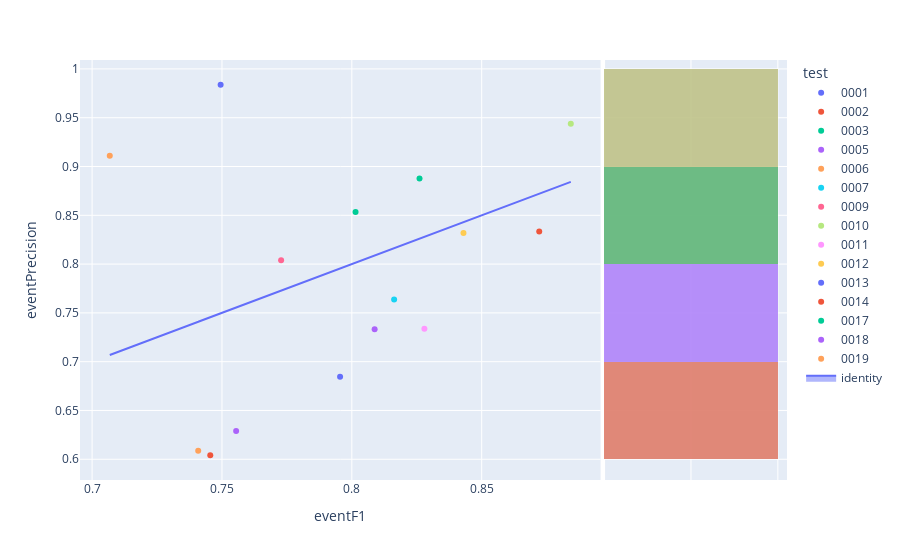

Notebook code for this chart:
### Code cell
fig=px.scatter(experimentModels_N2,x='eventF1',y='eventPrecision',color='test',hover_name='modelId', marginal_y="histogram")
fig.add_trace(
    go.Scatter(x=experimentModels_N2['eventF1'], y=experimentModels_N2['eventF1'], name="identity", mode='lines',fill="toself")
)
fig.show()

### Figure 1 — Plotly figure (JSON) as saved in the notebook; plotly's stock layout.template omitted (floating-point values rounded to 4 significant figures)
{"data": [{"hovertemplate": "<b>%{hovertext}</b><br><br>test=0001<br>eventF1=%{x}<br>eventPrecision=%{y}<extra></extra>", "hovertext": ["bf748cb3-0db0-4e08-b725-3f4b82679017"], "legendgroup": "0001", "marker": {"color": "#636efa", "symbol": "circle"}, "mode": "markers", "name": "0001", "orientation": "v", "showlegend": true, "type": "scatter", "x": [0.7495], "xaxis": "x", "y": [0.9838], "yaxis": "y"}, {"alignmentgroup": "True", "bingroup": "y", "hovertemplate": "test=0001<br>eventPrecision=%{y}<br>count=%{x}<extra></extra>", "legendgroup": "0001", "marker": {"color": "#636efa"}, "name": "0001", "offsetgroup": "0001", "opacity": 0.5, "showlegend": false, "type": "histogram", "xaxis": "x2", "y": [0.9838], "yaxis": "y2"}, {"hovertemplate": "<b>%{hovertext}</b><br><br>test=0002<br>eventF1=%{x}<br>eventPrecision=%{y}<extra></extra>", "hovertext": ["57897053-2189-42d0-8c44-90c32b067094"], "legendgroup": "0002", "marker": {"color": "#EF553B", "symbol": "circle"}, "mode": "markers", "name": "0002", "orientation": "v", "showlegend": true, "type": "scatter", "x": [0.8722], "xaxis": "x", "y": [0.8334], "yaxis": "y"}, {"alignmentgroup": "True", "bingroup": "y", "hovertemplate": "test=0002<br>eventPrecision=%{y}<br>count=%{x}<extra></extra>", "legendgroup": "0002", "marker": {"color": "#EF553B"}, "name": "0002", "offsetgroup": "0002", "opacity": 0.5, "showlegend": false, "type": "histogram", "xaxis": "x2", "y": [0.8334], "yaxis": "y2"}, {"hovertemplate": "<b>%{hovertext}</b><br><br>test=0003<br>eventF1=%{x}<br>eventPrecision=%{y}<extra></extra>", "hovertext": ["d9715543-4141-4773-83d3-da2830e98685"], "legendgroup": "0003", "marker": {"color": "#00cc96", "symbol": "circle"}, "mode": "markers", "name": "0003", "orientation": "v", "showlegend": true, "type": "scatter", "x": [0.8014], "xaxis": "x", "y": [0.8533], "yaxis": "y"}, {"alignmentgroup": "True", "bingroup": "y", "hovertemplate": "test=0003<br>eventPrecision=%{y}<br>count=%{x}<extra></extra>", "legendgroup": "0003", "marker": {"color": "#00cc96"}, "name": "0003", "offsetgroup": "0003", "opacity": 0.5, "showlegend": false, "type": "histogram", "xaxis": "x2", "y": [0.8533], "yaxis": "y2"}, {"hovertemplate": "<b>%{hovertext}</b><br><br>test=0005<br>eventF1=%{x}<br>eventPrecision=%{y}<extra></extra>", "hovertext": ["dadf35ae-1f3a-43da-8303-5fff33a435c4"], "legendgroup": "0005", "marker": {"color": "#ab63fa", "symbol": "circle"}, "mode": "markers", "name": "0005", "orientation": "v", "showlegend": true, "type": "scatter", "x": [0.7555], "xaxis": "x", "y": [0.629], "yaxis": "y"}, {"alignmentgroup": "True", "bingroup": "y", "hovertemplate": "test=0005<br>eventPrecision=%{y}<br>count=%{x}<extra></extra>", "legendgroup": "0005", "marker": {"color": "#ab63fa"}, "name": "0005", "offsetgroup": "0005", "opacity": 0.5, "showlegend": false, "type": "histogram", "xaxis": "x2", "y": [0.629], "yaxis": "y2"}, {"hovertemplate": "<b>%{hovertext}</b><br><br>test=0006<br>eventF1=%{x}<br>eventPrecision=%{y}<extra></extra>", "hovertext": ["255a0333-5bc4-45dc-aee7-89f4718866a7"], "legendgroup": "0006", "marker": {"color": "#FFA15A", "symbol": "circle"}, "mode": "markers", "name": "0006", "orientation": "v", "showlegend": true, "type": "scatter", "x": [0.7068], "xaxis": "x", "y": [0.911], "yaxis": "y"}, {"alignmentgroup": "True", "bingroup": "y", "hovertemplate": "test=0006<br>eventPrecision=%{y}<br>count=%{x}<extra></extra>", "legendgroup": "0006", "marker": {"color": "#FFA15A"}, "name": "0006", "offsetgroup": "0006", "opacity": 0.5, "showlegend": false, "type": "histogram", "xaxis": "x2", "y": [0.911], "yaxis": "y2"}, {"hovertemplate": "<b>%{hovertext}</b><br><br>test=0007<br>eventF1=%{x}<br>eventPrecision=%{y}<extra></extra>", "hovertext": ["a636bcf2-756a-4080-bb6e-a1f4cd400f46"], "legendgroup": "0007", "marker": {"color": "#19d3f3", "symbol": "circle"}, "mode": "markers", "name": "0007", "orientation": "v", "showlegend": true, "type": "scatter", "x": [0.8163], "xaxis": "x", "y": [0.7638], "yaxis": "y"}, {"alignmentgroup": "True", "bingroup": "y", "hovertemplate": "test=0007<br>eventPrecision=%{y}<br>count=%{x}<extra></extra>", "legendgroup": "0007", "marker": {"color": "#19d3f3"}, "name": "0007", "offsetgroup": "0007", "opacity": 0.5, "showlegend": false, "type": "histogram", "xaxis": "x2", "y": [0.7638], "yaxis": "y2"}, {"hovertemplate": "<b>%{hovertext}</b><br><br>test=0009<br>eventF1=%{x}<br>eventPrecision=%{y}<extra></extra>", "hovertext": ["5a2de0ee-a55e-4039-aef4-ee73020fbd45"], "legendgroup": "0009", "marker": {"color": "#FF6692", "symbol": "circle"}, "mode": "markers", "name": "0009", "orientation": "v", "showlegend": true, "type": "scatter", "x": [0.7728], "xaxis": "x", "y": [0.8039], "yaxis": "y"}, {"alignmentgroup": "True", "bingroup": "y", "hovertemplate": "test=0009<br>eventPrecision=%{y}<br>count=%{x}<extra></extra>", "legendgroup": "0009", "marker": {"color": "#FF6692"}, "name": "0009", "offsetgroup": "0009", "opacity": 0.5, "showlegend": false, "type": "histogram", "xaxis": "x2", "y": [0.8039], "yaxis": "y2"}, {"hovertemplate": "<b>%{hovertext}</b><br><br>test=0010<br>eventF1=%{x}<br>eventPrecision=%{y}<extra></extra>", "hovertext": ["68afbb00-3c69-45a0-96fb-c8bb1f3682c7"], "legendgroup": "0010", "marker": {"color": "#B6E880", "symbol": "circle"}, "mode": "markers", "name": "0010", "orientation": "v", "showlegend": true, "type": "scatter", "x": [0.8843], "xaxis": "x", "y": [0.9438], "yaxis": "y"}, {"alignmentgroup": "True", "bingroup": "y", "hovertemplate": "test=0010<br>eventPrecision=%{y}<br>count=%{x}<extra></extra>", "legendgroup": "0010", "marker": {"color": "#B6E880"}, "name": "0010", "offsetgroup": "0010", "opacity": 0.5, "showlegend": false, "type": "histogram", "xaxis": "x2", "y": [0.9438], "yaxis": "y2"}, {"hovertemplate": "<b>%{hovertext}</b><br><br>test=0011<br>eventF1=%{x}<br>eventPrecision=%{y}<extra></extra>", "hovertext": ["97cd3944-413e-48a8-a112-61ad4a62d585"], "legendgroup": "0011", "marker": {"color": "#FF97FF", "symbol": "circle"}, "mode": "markers", "name": "0011", "orientation": "v", "showlegend": true, "type": "scatter", "x": [0.8279], "xaxis": "x", "y": [0.7337], "yaxis": "y"}, {"alignmentgroup": "True", "bingroup": "y", "hovertemplate": "test=0011<br>eventPrecision=%{y}<br>count=%{x}<extra></extra>", "legendgroup": "0011", "marker": {"color": "#FF97FF"}, "name": "0011", "offsetgroup": "0011", "opacity": 0.5, "showlegend": false, "type": "histogram", "xaxis": "x2", "y": [0.7337], "yaxis": "y2"}, {"hovertemplate": "<b>%{hovertext}</b><br><br>test=0012<br>eventF1=%{x}<br>eventPrecision=%{y}<extra></extra>", "hovertext": ["b38c4b53-8f69-4715-8715-2e45fa1bf3c3"], "legendgroup": "0012", "marker": {"color": "#FECB52", "symbol": "circle"}, "mode": "markers", "name": "0012", "orientation": "v", "showlegend": true, "type": "scatter", "x": [0.843], "xaxis": "x", "y": [0.8318], "yaxis": "y"}, {"alignmentgroup": "True", "bingroup": "y", "hovertemplate": "test=0012<br>eventPrecision=%{y}<br>count=%{x}<extra></extra>", "legendgroup": "0012", "marker": {"color": "#FECB52"}, "name": "0012", "offsetgroup": "0012", "opacity": 0.5, "showlegend": false, "type": "histogram", "xaxis": "x2", "y": [0.8318], "yaxis": "y2"}, {"hovertemplate": "<b>%{hovertext}</b><br><br>test=0013<br>eventF1=%{x}<br>eventPrecision=%{y}<extra></extra>", "hovertext": ["b7970d34-50d5-4c03-ae58-a9eac2936305"], "legendgroup": "0013", "marker": {"color": "#636efa", "symbol": "circle"}, "mode": "markers", "name": "0013", "orientation": "v", "showlegend": true, "type": "scatter", "x": [0.7955], "xaxis": "x", "y": [0.6845], "yaxis": "y"}, {"alignmentgroup": "True", "bingroup": "y", "hovertemplate": "test=0013<br>eventPrecision=%{y}<br>count=%{x}<extra></extra>", "legendgroup": "0013", "marker": {"color": "#636efa"}, "name": "0013", "offsetgroup": "0013", "opacity": 0.5, "showlegend": false, "type": "histogram", "xaxis": "x2", "y": [0.6845], "yaxis": "y2"}, {"hovertemplate": "<b>%{hovertext}</b><br><br>test=0014<br>eventF1=%{x}<br>eventPrecision=%{y}<extra></extra>", "hovertext": ["24ae87c7-0321-4379-be41-54e39eebff8f"], "legendgroup": "0014", "marker": {"color": "#EF553B", "symbol": "circle"}, "mode": "markers", "name": "0014", "orientation": "v", "showlegend": true, "type": "scatter", "x": [0.7455], "xaxis": "x", "y": [0.6041], "yaxis": "y"}, {"alignmentgroup": "True", "bingroup": "y", "hovertemplate": "test=0014<br>eventPrecision=%{y}<br>count=%{x}<extra></extra>", "legendgroup": "0014", "marker": {"color": "#EF553B"}, "name": "0014", "offsetgroup": "0014", "opacity": 0.5, "showlegend": false, "type": "histogram", "xaxis": "x2", "y": [0.6041], "yaxis": "y2"}, {"hovertemplate": "<b>%{hovertext}</b><br><br>test=0017<br>eventF1=%{x}<br>eventPrecision=%{y}<extra></extra>", "hovertext": ["549b83e9-f9d6-40a9-8a7a-0d4ca9756e77"], "legendgroup": "0017", "marker": {"color": "#00cc96", "symbol": "circle"}, "mode": "markers", "name": "0017", "orientation": "v", "showlegend": true, "type": "scatter", "x": [0.8261], "xaxis": "x", "y": [0.8877], "yaxis": "y"}, {"alignmentgroup": "True", "bingroup": "y", "hovertemplate": "test=0017<br>eventPrecision=%{y}<br>count=%{x}<extra></extra>", "legendgroup": "0017", "marker": {"color": "#00cc96"}, "name": "0017", "offsetgroup": "0017", "opacity": 0.5, "showlegend": false, "type": "histogram", "xaxis": "x2", "y": [0.8877], "yaxis": "y2"}, {"hovertemplate": "<b>%{hovertext}</b><br><br>test=0018<br>eventF1=%{x}<br>eventPrecision=%{y}<extra></extra>", "hovertext": ["af4945ef-f9e1-4139-8276-6a1afa9a84bd"], "legendgroup": "0018", "marker": {"color": "#ab63fa", "symbol": "circle"}, "mode": "markers", "name": "0018", "orientation": "v", "showlegend": true, "type": "scatter", "x": [0.8088], "xaxis": "x", "y": [0.7332], "yaxis": "y"}, {"alignmentgroup": "True", "bingroup": "y", "hovertemplate": "test=0018<br>eventPrecision=%{y}<br>count=%{x}<extra></extra>", "legendgroup": "0018", "marker": {"color": "#ab63fa"}, "name": "0018", "offsetgroup": "0018", "opacity": 0.5, "showlegend": false, "type": "histogram", "xaxis": "x2", "y": [0.7332], "yaxis": "y2"}, {"hovertemplate": "<b>%{hovertext}</b><br><br>test=0019<br>eventF1=%{x}<br>eventPrecision=%{y}<extra></extra>", "hovertext": ["877ff07d-f2c9-476a-b02b-31ee609f9141"], "legendgroup": "0019", "marker": {"color": "#FFA15A", "symbol": "circle"}, "mode": "markers", "name": "0019", "orientation": "v", "showlegend": true, "type": "scatter", "x": [0.7409], "xaxis": "x", "y": [0.6088], "yaxis": "y"}, {"alignmentgroup": "True", "bingroup": "y", "hovertemplate": "test=0019<br>eventPrecision=%{y}<br>count=%{x}<extra></extra>", "legendgroup": "0019", "marker": {"color": "#FFA15A"}, "name": "0019", "offsetgroup": "0019", "opacity": 0.5, "showlegend": false, "type": "histogram", "xaxis": "x2", "y": [0.6088], "yaxis": "y2"}, {"fill": "toself", "mode": "lines", "name": "identity", "type": "scatter", "x": [0.7495, 0.8722, 0.8014, 0.7555, 0.7068, 0.8163, 0.7728, 0.8843, 0.8279, 0.843, 0.7955, 0.7455, 0.8261, 0.8088, 0.7409], "y": [0.7495, 0.8722, 0.8014, 0.7555, 0.7068, 0.8163, 0.7728, 0.8843, 0.8279, 0.843, 0.7955, 0.7455, 0.8261, 0.8088, 0.7409]}], "layout": {"barmode": "overlay", "legend": {"title": {"text": "test"}, "tracegroupgap": 0}, "margin": {"t": 60}, "xaxis": {"anchor": "y", "domain": [0, 0.7363], "title": {"text": "eventF1"}}, "xaxis2": {"anchor": "y2", "domain": [0.7413, 1], "matches": "x2", "showgrid": true, "showline": false, "showticklabels": false, "ticks": ""}, "yaxis": {"anchor": "x", "domain": [0, 1], "title": {"text": "eventPrecision"}}, "yaxis2": {"anchor": "x2", "domain": [0, 1], "matches": "y", "showgrid": true, "showticklabels": false}}}
